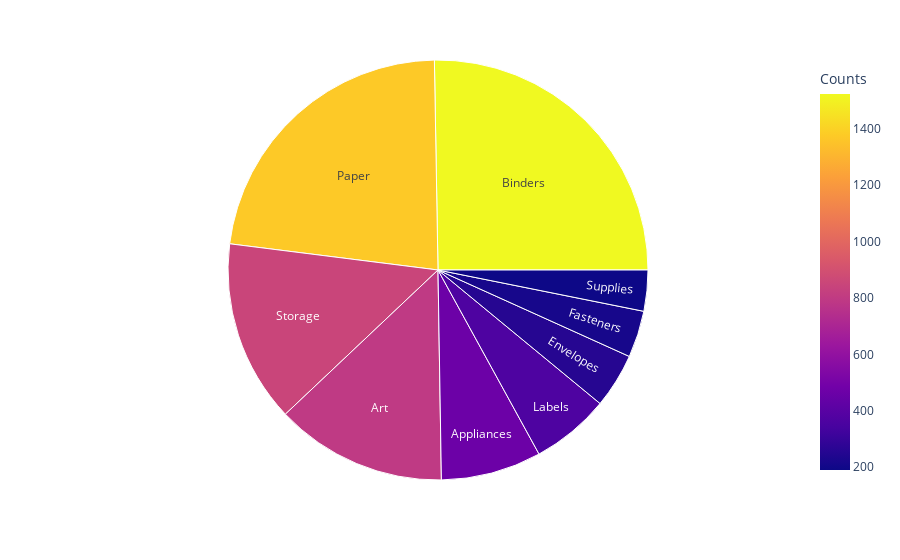

This figure's notebook cell:
### Code cell
office= data[data["Category"]=="Office Supplies"]
office=office["Sub-Category"].value_counts().reset_index()
office.columns= ("Sub", 'Counts')
office
office_sunburst = px.sunburst(office, path=['Sub'],values='Counts',color ='Counts')
office_sunburst.show()

### Figure 1 — Plotly figure (JSON) as saved in the notebook; plotly's stock layout.template omitted (floating-point values rounded to 4 significant figures)
{"data": [{"branchvalues": "total", "customdata": [[466], [796], [1523], [254], [217], [364], [1370], [846], [190]], "domain": {"x": [0, 1], "y": [0, 1]}, "hovertemplate": "labels=%{label}<br>Counts_sum=%{value}<br>parent=%{parent}<br>id=%{id}<br>Counts=%{color}<extra></extra>", "ids": ["Appliances", "Art", "Binders", "Envelopes", "Fasteners", "Labels", "Paper", "Storage", "Supplies"], "labels": ["Appliances", "Art", "Binders", "Envelopes", "Fasteners", "Labels", "Paper", "Storage", "Supplies"], "marker": {"coloraxis": "coloraxis", "colors": [466, 796, 1523, 254, 217, 364, 1370, 846, 190]}, "name": "", "parents": ["", "", "", "", "", "", "", "", ""], "type": "sunburst", "values": [466, 796, 1523, 254, 217, 364, 1370, 846, 190]}], "layout": {"coloraxis": {"colorbar": {"title": {"text": "Counts"}}, "colorscale": [[0, "#0d0887"], [0.1111, "#46039f"], [0.2222, "#7201a8"], [0.3333, "#9c179e"], [0.4444, "#bd3786"], [0.5556, "#d8576b"], [0.6667, "#ed7953"], [0.7778, "#fb9f3a"], [0.8889, "#fdca26"], [1, "#f0f921"]]}, "legend": {"tracegroupgap": 0}, "margin": {"t": 60}}}
